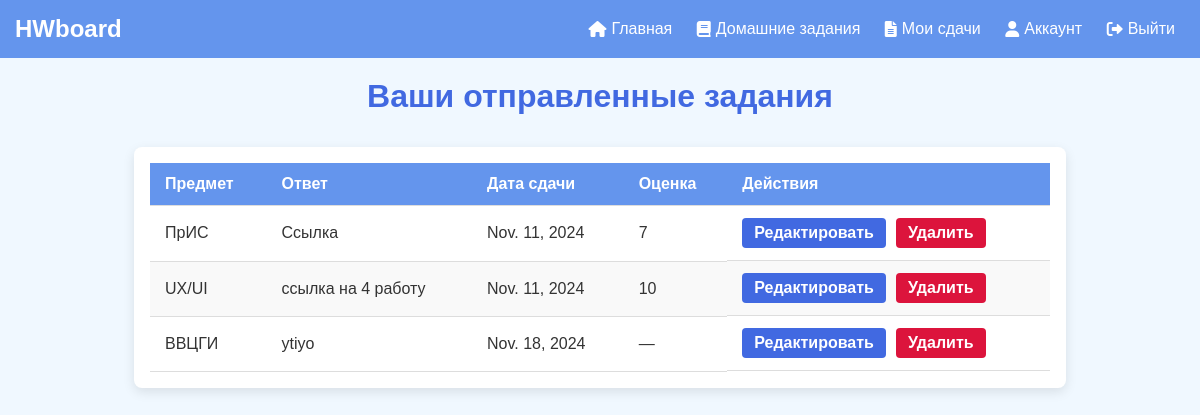
The app's page /submissions/ (signed in) with its own data.
### lab2_HW_Shadrina/models.py (models this page shows, shortened)
class Submission(models.Model):
    homework = models.ForeignKey(Homework, on_delete=models.CASCADE)
    student = models.ForeignKey(settings.AUTH_USER_MODEL, on_delete=models.CASCADE, limit_choices_to={'role': 'student'})
    submission_text = models.TextField()
    submission_date = models.DateField(auto_now_add=True)
    grade = models.IntegerField(blank=True, null=True)

class Homework(models.Model):
    subject = models.CharField(max_length=100)
    title = models.CharField(max_length=100)
    teacher = models.ForeignKey(settings.AUTH_USER_MODEL, on_delete=models.CASCADE, limit_choices_to={'role': 'teacher'})
    assigned_date = models.DateField()
    due_date = models.DateField()
    description = models.TextField()
    penalties = models.TextField(blank=True, null=True)
    is_submitted = models.BooleanField(default=False)

### lab2_HW_Shadrina/views.py (the view)
# urls.py: path('submissions/', views.submission_list, name='submission_list'),
@login_required
@user_passes_test(is_student)
def submission_list(request):
    submissions = Submission.objects.filter(student=request.user)
    return render(request, 'student/submission_list.html', {'submissions': submissions})

### lab2_HW_Shadrina/views.py (called while the page is built)
def is_student(user):
    return user.role == 'student'

### templates/student/submission_list.html (shortened to what this page needs)
<!DOCTYPE html>
<html lang="en">
<head>
    {% load static %}
    <link rel="stylesheet" type="text/css" href="{% static 'css/styles.css' %}">
    <link rel="stylesheet" href="https://cdnjs.cloudflare.com/ajax/libs/font-awesome/6.0.0-beta3/css/all.min.css">
</head>
<body>
<div class="navbar">
    <a href="{% url 'home' %}" class="logo">HWboard</a>
    <div class="nav-links">
        <a href="{% url 'home' %}"><i class="fas fa-home"></i> Главная</a>
        {% if user.is_authenticated %}
            {% if user.role == 'student' %}
                <a href="{% url 'homework_list' %}"><i class="fas fa-book"></i> Домашние задания</a>
                <a href="{% url 'submission_list' %}"><i class="fas fa-file-alt"></i> Мои сдачи</a>
            {% elif user.role == 'teacher' %}
                <a href="{% url 'grade_table' %}"><i class="fas fa-table"></i> Таблица оценок</a>
                <a href="{% url 'add_homework' %}"><i class="fas fa-plus"></i> Добавить задание</a>
            {% endif %}
            <a href="{% url 'account' %}"><i class="fas fa-user"></i> Аккаунт</a>
            <a href="{% url 'logout' %}"><i class="fas fa-sign-out-alt"></i> Выйти</a>
        {% else %}
            <a href="{% url 'login' %}"><i class="fas fa-sign-in-alt"></i> Войти</a>
            <a href="{% url 'register' %}"><i class="fas fa-user-plus"></i> Регистрация</a>
        {% endif %}
    </div>
</div>
<h2>Ваши отправленные задания</h2>
<div class="table-container">
    <table class="submission-table">
        <thead>
            <tr>
                <th>Предмет</th>
                <th>Ответ</th>
                <th>Дата сдачи</th>
                <th>Оценка</th>
                <th>Действия</th>
            </tr>
        </thead>
        <tbody>
            {% for submission in submissions %}
                <tr>
                    <td>{{ submission.homework.subject }}</td>
                    <td>{{ submission.submission_text }}</td>
                    <td>{{ submission.submission_date }}</td>
                    <td>{{ submission.grade|default:"—" }}</td>
                    <td class="action-links">
                        <a href="{% url 'edit_submission' submission.id %}" class="edit-link">Редактировать</a>
                        <a href="{% url 'delete_submission' submission.id %}" class="delete-link">Удалить</a>
                    </td>
                </tr>
            {% endfor %}
        </tbody>
    </table>
</div>
</body>
</html>

### static/css/styles.css (style rules this page uses)
body { font-family: Arial, sans-serif; background-color: aliceblue; color: #333; margin: 0; padding: 0; }
.navbar { display: flex; justify-content: space-between; align-items: center; background-color: cornflowerblue; padding: 15px; }
.logo { font-size: 24px; color: white; font-weight: bold; text-decoration: none; }
.nav-links a { color: white; text-decoration: none; margin: 0 10px; font-size: 16px; display: inline-flex; align-items: center; }
.nav-links i { margin-right: 5px; }
h2 { text-align: center; color: royalblue; font-size: 2em; margin-top: 20px; }
.table-container { max-width: 900px; margin: 2rem auto; padding: 1rem; background-color: #ffffff; border-radius: 8px; box-shadow: 0 4px 12px rgba(0, 0, 0, 0.1); }
.submission-table { width: 100%; border-collapse: collapse; }
.submission-table th, .submission-table td { padding: 12px 15px; text-align: left; border-bottom: 1px solid #ddd; }
.submission-table th { background-color: cornflowerblue; color: #fff; font-weight: bold; }
.submission-table tr:nth-child(even) { background-color: #f9f9f9; }
.submission-table td { color: #333; }
.action-links { display: flex; gap: 10px; }
.edit-link, .delete-link { text-decoration: none; padding: 6px 12px; border-radius: 4px; font-weight: bold; color: #fff; transition: background-color 0.3s; }
.edit-link { background-color: royalblue; }
.delete-link { background-color: crimson; }

### records on screen
Submission: homework.subject "ПрИС", submission_text "Ссылка", submission_date "Nov. 11, 2024", grade "7"
Submission: homework.subject "UX/UI", submission_text "ссылка на 4 работу", submission_date "Nov. 11, 2024", grade "10"
Submission: homework.subject "ВВЦГИ", submission_text "ytiyo", submission_date "Nov. 18, 2024", grade "—"
